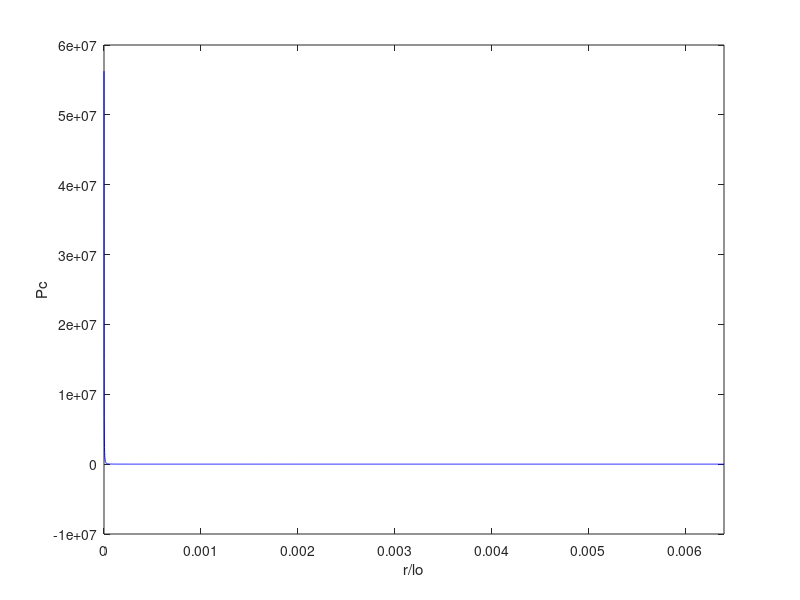
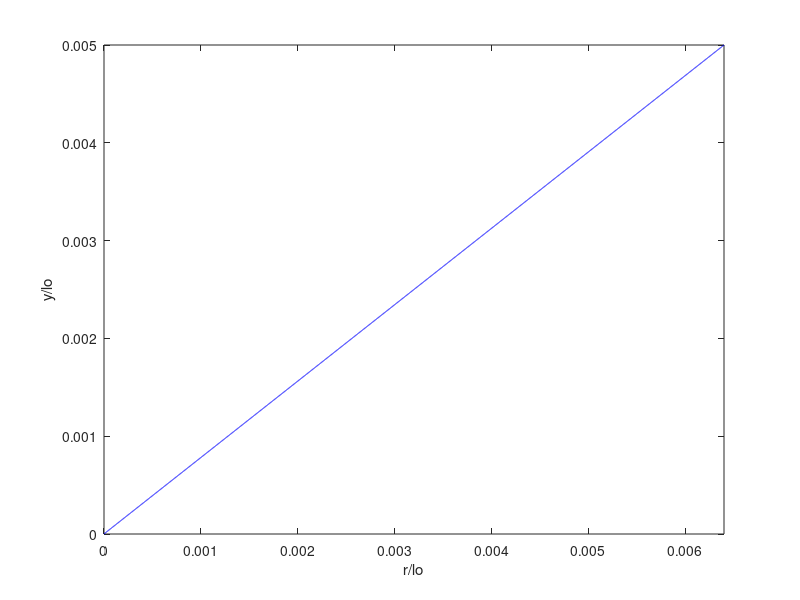
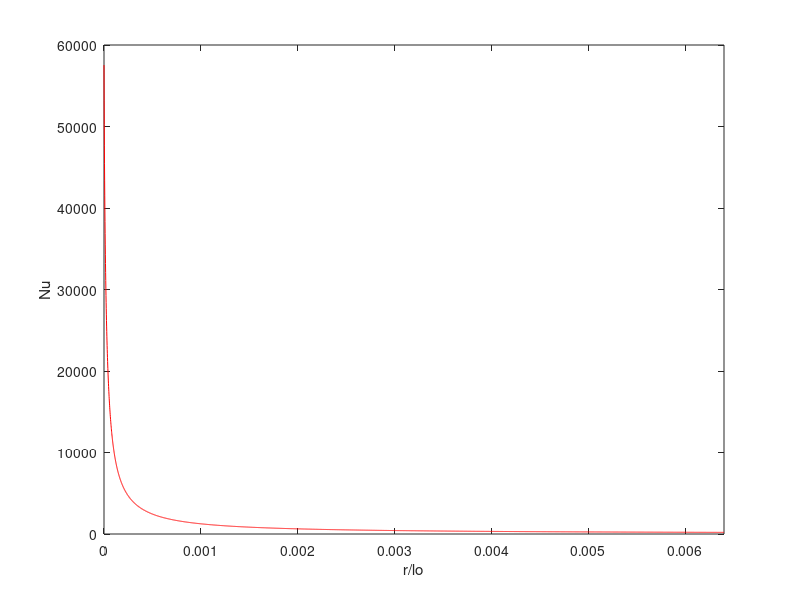
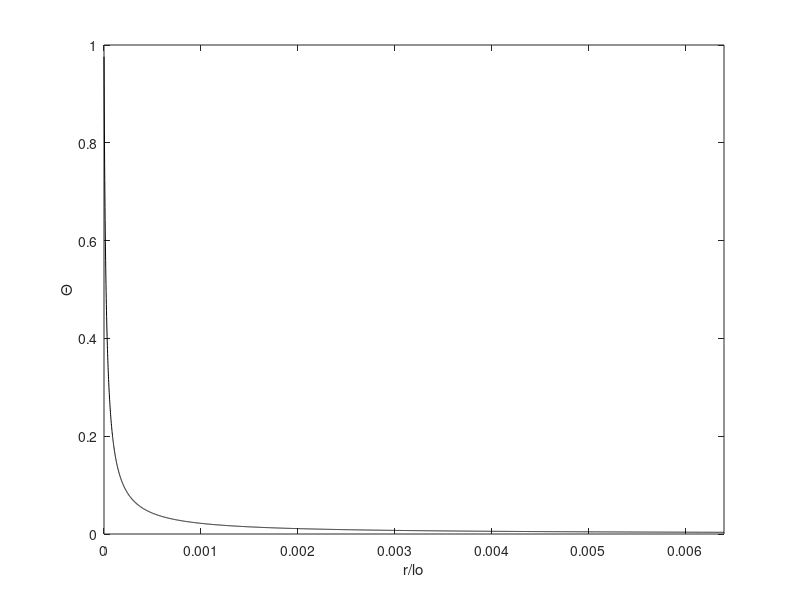

Here is the MATLAB script that generated these plots, in order:
clear
close all

%% Introduction

% Microlayer and contact line model used to account for evaporative
% heat flux in nucleate boiling simulation. The model consits of a 4th
% order differential equation which is reduced to a set of 4 first oder
% differential equations (as shown below) and solved using an euler 
% explicit method.

% % % Equations

% z1 = theta; 
% z2 = dtheta/dr;  
% z3 = K(Re/We) + Abar/(theta^3);
% z4 = (RePr)/(3*St) * theta^3 * d/dr[K(Re/We) + Abar/(theta^3)];

% Where, 
% z1 = Film thickness
% z2 = Local slope of the interface
% z3 = Pc = Pl - Pv = capillary pressure
% z4 = Mass flow rate
% K = theta''/[1+(theta')^2]^3/2

% dz1/dr = z2;
% dz2/dr = {[z3 - Abar/(theta^3)]/(Re/We)}*(1+z2^2)^3/2
% dz3/dr = (3*St)/(Re*Pr) * z4/z1^3;
% dz4/dr = [Tsat - Twall + (Bbar/Re)*z3]/[z1 + Cbar/rho]

% Where,
% dz4/dr = Heat flux

% % % Boundary conditions

% Boundary conditions are vaguely defined across all literature. However 
% five solid boundary conditions are given by,

% % At lower limit

% theta     = theta0 (lower limit of film thickness ~ 1e-9 m)
% theta'    = 0
% theta'''  = 0
% Heat flux = 0

% which implies,

% z1        = theta0
% z2        = 0
% z4        = 0

% % At upper limit

% theta     = thetaMacro (upper limit of film thickness ~ dy/2)
% theta''   = 0
% Heat flux = 0

% which implies,

% z1        = thetaMacro (lower limit of film thickness ~ 1e-9 m)
% z3        = 0

% Since a complete set of boundary condition is missing on either sides,
% all the references have solved these equations with assumptions which has
% led to different profiles. Also, recently, Yazdani .et.al have come up 
% with an analytical solution using matched asymptotic theory

% Following is the soultion based on boundary conditions used by Dhir.et.al

% Author - A. V. Dhruv %

%% Parameters for micro and macro region

% % Macro region
lx  = 1;              % Length of Domain - Dimensionless 
lo  = 0.0025;         % Reference length Scale - m
nx  = 100;            % Number of points on macro-scale
dx  = lx/nx;          % dx = dy on macro scale

% % Micro region
h   = dx/2;           % Maximum film thickness for micro scale
b   = 0.3*dx;         % Arbitary contact line for a macro cell
psi = 38*(pi/180);    % Contact angle
R   = h/tan(psi);     % Film radius - upper limit
R0  = 0;              % Film radius - lower limit


% % Dimensionless Parameters

Re    = 1345.1;       % Reynolds number
Pr    = 1.7386;       % Prandtl number
St    = 0.0116;       % Stefan (Jakob) number
rho   = 1/1624.4;     % Density ratio (rho_v/rho_l)
Pe    = Re*Pr;        % Peclet number
We    = 1.0006;       % Weber number
Abar  = 3.0812e-11;   % Dimensionless Hamakar constant
Bbar  = 6.5426e-07;   % Dimensionless number #1
Cbar  = 1.0736e-08;   % Dimensionless number #2 
Twall = 1.0;          % Dimensionless wall temperature
Tsat  = 0.0;          % Dimensinaless satruation temperature


%% Solution

% % Integration steps
N      = 5000;
step   = R/N;

% % Arrays
z1     = zeros(N,1);  % z1
z2     = zeros(N,1);  % z2
z3     = zeros(N,1);  % z3
z4     = zeros(N,1);  % z4

q      = zeros(N,1);  % Heat flux
T_int  = zeros(N,1);  % Interface temperature
K      = zeros(N,1);  % Interface curvature

% % Initial conditions at upper boundary

z1(1) = h;
z2(1) = tan(psi);
z3(1) = Abar/(h^3);
z4(1) = 0.0;
step  = -step;        % change direction for time stepping
R     = R+R0;         % swap upper and lower limits
R0    = R-R0;         % swap upper and lower limits
R     = R-R0;         % swap upper and lower limits

% % Initial conditions at lower boundary

% z1(1) = ((Abar*Bbar)/(Re*(Twall-Tsat)))^(1/3);
% z2(1) = 0.0;
% z3(1) = ((Twall-Tsat)*Re)/Bbar;
% z4(1) = 0.0;

% % Solve using 1st order Euler method

for i = 2:N
     
    z1(i) = z1(i-1) + step*z2(i-1);
    z2(i) = z2(i-1) + step*((z3(i-1)-Abar/(z1(i-1)^3))/(Re/We))*((1+z2(i-1)^2)^(3/2));
    z3(i) = z3(i-1) + step*(3*St/Pe)*(z4(i-1)/(z1(i-1)^3));
    z4(i) = z4(i-1) + step*(Tsat - Twall + (Bbar/Re)*z3(i-1))/(z1(i-1) + (Cbar/rho));

end

%% Post Processing

% % Calculate required quantities

for i=1:N
   
    q(i) = (Twall - Tsat - (Bbar/Re)*z3(i))/(z1(i) + (Cbar/rho));
    T_int(i) = Twall - q(i)*z1(i);
    K(i) = (z3(i) - Abar/(z1(i)^3))/(Re/We);
    
end

x = linspace(R0,R,N);

qflux = sum(abs(step).*q);

% % Plots

% Curvature
figure
plot(x,-z3,'-b')
xlim([min(R0,R) max(R0,R)])
xlabel('r/lo')
ylabel('Pc')

% Film thickness
figure
plot(x,z1,'-b')
xlim([min(R0,R) max(R0,R)])
xlabel('r/lo')
ylabel('y/lo')

% Heat flux
figure
plot(x,q,'-r')
xlim([min(R0,R) max(R0,R)])
xlabel('r/lo')
ylabel('Nu')

% Interface temperature
figure
plot(x,T_int,'-k')
xlim([min(R0,R) max(R0,R)])
xlabel('r/lo')
ylabel('\Theta')

